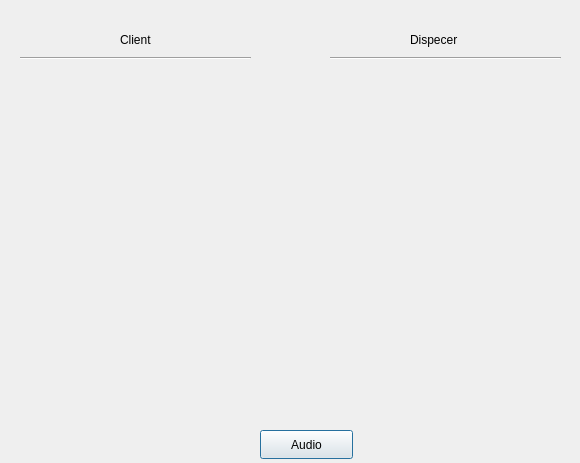
<?xml version="1.0" encoding="UTF-8"?>
<ui version="4.0">
 <class>DetaliiApel</class>
 <widget class="QDialog" name="DetaliiApel">
  <property name="geometry">
   <rect>
    <x>0</x>
    <y>0</y>
    <width>580</width>
    <height>463</height>
   </rect>
  </property>
  <property name="windowTitle">
   <string>Dialog</string>
  </property>
  <widget class="QPushButton" name="b_audio">
   <property name="geometry">
    <rect>
     <x>260</x>
     <y>430</y>
     <width>93</width>
     <height>29</height>
    </rect>
   </property>
   <property name="text">
    <string>Audio</string>
   </property>
  </widget>
  <widget class="QLabel" name="inf_client">
   <property name="geometry">
    <rect>
     <x>30</x>
     <y>70</y>
     <width>221</width>
     <height>311</height>
    </rect>
   </property>
   <property name="text">
    <string/>
   </property>
  </widget>
  <widget class="QLabel" name="inf_dispecer">
   <property name="geometry">
    <rect>
     <x>330</x>
     <y>70</y>
     <width>221</width>
     <height>311</height>
    </rect>
   </property>
   <property name="text">
    <string/>
   </property>
  </widget>
  <widget class="Line" name="line">
   <property name="geometry">
    <rect>
     <x>20</x>
     <y>50</y>
     <width>231</width>
     <height>16</height>
    </rect>
   </property>
   <property name="orientation">
    <enum>Qt::Horizontal</enum>
   </property>
  </widget>
  <widget class="QLabel" name="label">
   <property name="geometry">
    <rect>
     <x>120</x>
     <y>30</y>
     <width>63</width>
     <height>20</height>
    </rect>
   </property>
   <property name="text">
    <string>Client</string>
   </property>
  </widget>
  <widget class="Line" name="line_2">
   <property name="geometry">
    <rect>
     <x>330</x>
     <y>50</y>
     <width>231</width>
     <height>16</height>
    </rect>
   </property>
   <property name="orientation">
    <enum>Qt::Horizontal</enum>
   </property>
  </widget>
  <widget class="QLabel" name="label_2">
   <property name="geometry">
    <rect>
     <x>410</x>
     <y>30</y>
     <width>71</width>
     <height>20</height>
    </rect>
   </property>
   <property name="text">
    <string>Dispecer</string>
   </property>
  </widget>
 </widget>
 <resources/>
 <connections/>
</ui>
